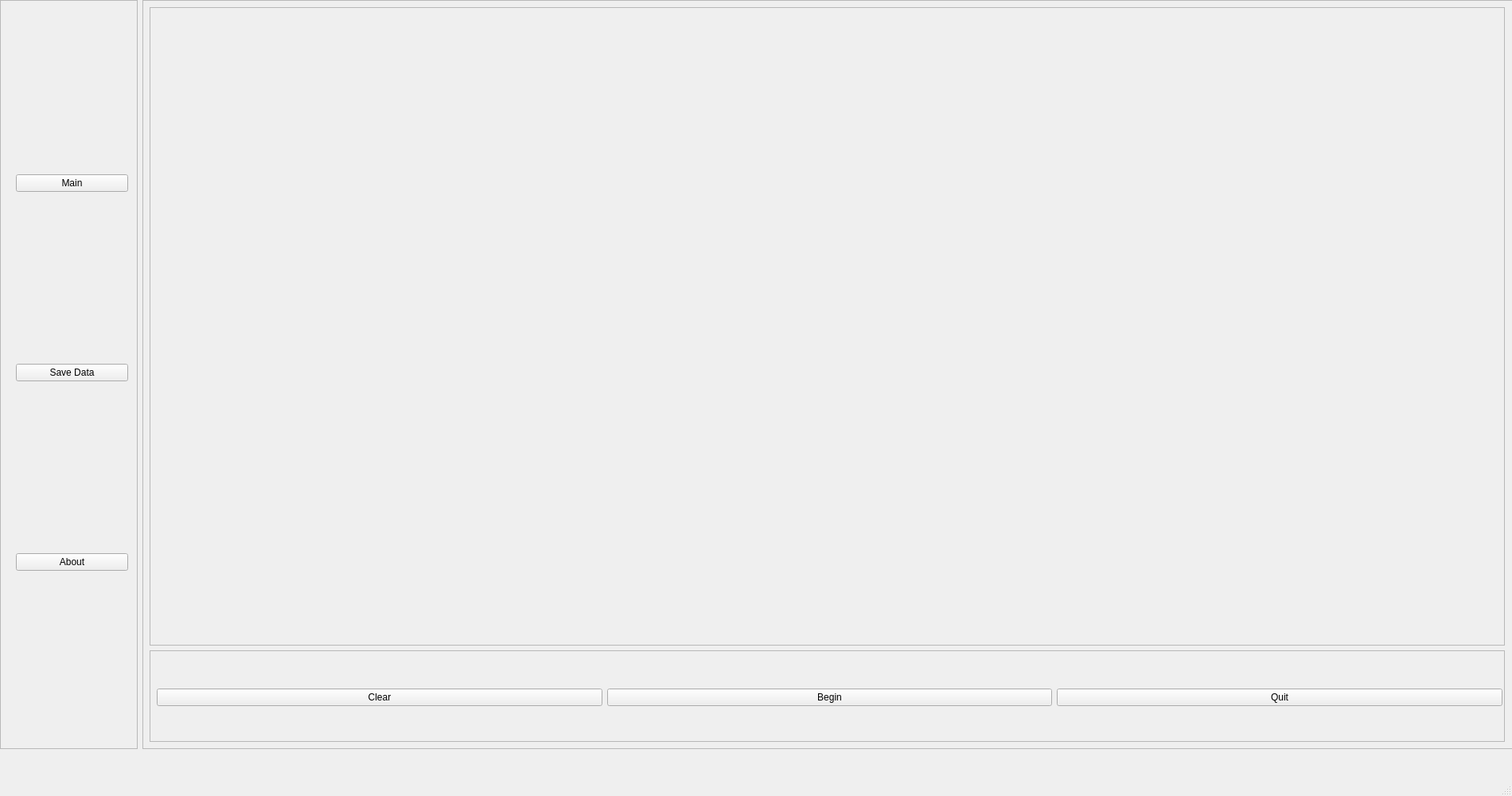
<?xml version="1.0" encoding="UTF-8"?>
<ui version="4.0">
 <class>MainWindow</class>
 <widget class="QMainWindow" name="MainWindow">
  <property name="geometry">
   <rect>
    <x>0</x>
    <y>0</y>
    <width>1900</width>
    <height>1000</height>
   </rect>
  </property>
  <property name="sizePolicy">
   <sizepolicy hsizetype="Maximum" vsizetype="Maximum">
    <horstretch>0</horstretch>
    <verstretch>0</verstretch>
   </sizepolicy>
  </property>
  <property name="windowTitle">
   <string>MainWindow</string>
  </property>
  <widget class="QWidget" name="centralwidget">
   <widget class="QWidget" name="">
    <property name="geometry">
     <rect>
      <x>0</x>
      <y>0</y>
      <width>1911</width>
      <height>941</height>
     </rect>
    </property>
    <layout class="QHBoxLayout" name="horizontalLayout">
     <item>
      <widget class="QFrame" name="frame">
       <property name="sizePolicy">
        <sizepolicy hsizetype="Expanding" vsizetype="Expanding">
         <horstretch>1</horstretch>
         <verstretch>0</verstretch>
        </sizepolicy>
       </property>
       <property name="frameShape">
        <enum>QFrame::StyledPanel</enum>
       </property>
       <property name="frameShadow">
        <enum>QFrame::Raised</enum>
       </property>
       <widget class="QWidget" name="verticalLayoutWidget_2">
        <property name="geometry">
         <rect>
          <x>20</x>
          <y>9</y>
          <width>141</width>
          <height>921</height>
         </rect>
        </property>
        <layout class="QVBoxLayout" name="verticalLayout_5">
         <item>
          <widget class="QPushButton" name="pushButton_main">
           <property name="text">
            <string>Main</string>
           </property>
          </widget>
         </item>
         <item>
          <widget class="QPushButton" name="pushButton_save">
           <property name="text">
            <string>Save Data</string>
           </property>
          </widget>
         </item>
         <item>
          <widget class="QPushButton" name="pushButton_about">
           <property name="text">
            <string>About</string>
           </property>
          </widget>
         </item>
        </layout>
       </widget>
      </widget>
     </item>
     <item>
      <widget class="QFrame" name="frame_2">
       <property name="sizePolicy">
        <sizepolicy hsizetype="Expanding" vsizetype="Expanding">
         <horstretch>10</horstretch>
         <verstretch>0</verstretch>
        </sizepolicy>
       </property>
       <property name="frameShape">
        <enum>QFrame::StyledPanel</enum>
       </property>
       <property name="frameShadow">
        <enum>QFrame::Raised</enum>
       </property>
       <widget class="QStackedWidget" name="stackedWidget">
        <property name="geometry">
         <rect>
          <x>0</x>
          <y>0</y>
          <width>1721</width>
          <height>941</height>
         </rect>
        </property>
        <widget class="QWidget" name="page">
         <layout class="QVBoxLayout" name="verticalLayout_3">
          <item>
           <widget class="QFrame" name="frame_3">
            <property name="sizePolicy">
             <sizepolicy hsizetype="Preferred" vsizetype="Preferred">
              <horstretch>0</horstretch>
              <verstretch>7</verstretch>
             </sizepolicy>
            </property>
            <property name="frameShape">
             <enum>QFrame::StyledPanel</enum>
            </property>
            <property name="frameShadow">
             <enum>QFrame::Raised</enum>
            </property>
            <widget class="QWidget" name="verticalLayoutWidget">
             <property name="geometry">
              <rect>
               <x>9</x>
               <y>9</y>
               <width>1691</width>
               <height>791</height>
              </rect>
             </property>
             <layout class="QVBoxLayout" name="verticalLayout_band"/>
            </widget>
           </widget>
          </item>
          <item>
           <widget class="QFrame" name="frame_4">
            <property name="sizePolicy">
             <sizepolicy hsizetype="Preferred" vsizetype="Preferred">
              <horstretch>0</horstretch>
              <verstretch>1</verstretch>
             </sizepolicy>
            </property>
            <property name="frameShape">
             <enum>QFrame::StyledPanel</enum>
            </property>
            <property name="frameShadow">
             <enum>QFrame::Raised</enum>
            </property>
            <widget class="QWidget" name="horizontalLayoutWidget">
             <property name="geometry">
              <rect>
               <x>9</x>
               <y>9</y>
               <width>1691</width>
               <height>101</height>
              </rect>
             </property>
             <layout class="QHBoxLayout" name="horizontalLayout_2">
              <item>
               <widget class="QPushButton" name="pushButton_clear">
                <property name="text">
                 <string>Clear</string>
                </property>
               </widget>
              </item>
              <item>
               <widget class="QPushButton" name="pushButton_begin">
                <property name="text">
                 <string>Begin</string>
                </property>
               </widget>
              </item>
              <item>
               <widget class="QPushButton" name="pushButton_quit">
                <property name="text">
                 <string>Quit</string>
                </property>
               </widget>
              </item>
             </layout>
            </widget>
           </widget>
          </item>
         </layout>
        </widget>
        <widget class="QWidget" name="page_2"/>
       </widget>
      </widget>
     </item>
    </layout>
   </widget>
  </widget>
  <widget class="QMenuBar" name="menubar">
   <property name="geometry">
    <rect>
     <x>0</x>
     <y>0</y>
     <width>1900</width>
     <height>30</height>
    </rect>
   </property>
  </widget>
  <widget class="QStatusBar" name="statusbar"/>
  <action name="actionSave">
   <property name="text">
    <string>Save</string>
   </property>
  </action>
  <action name="actionScreenshot">
   <property name="text">
    <string>Screenshot</string>
   </property>
  </action>
 </widget>
 <resources/>
 <connections/>
</ui>
